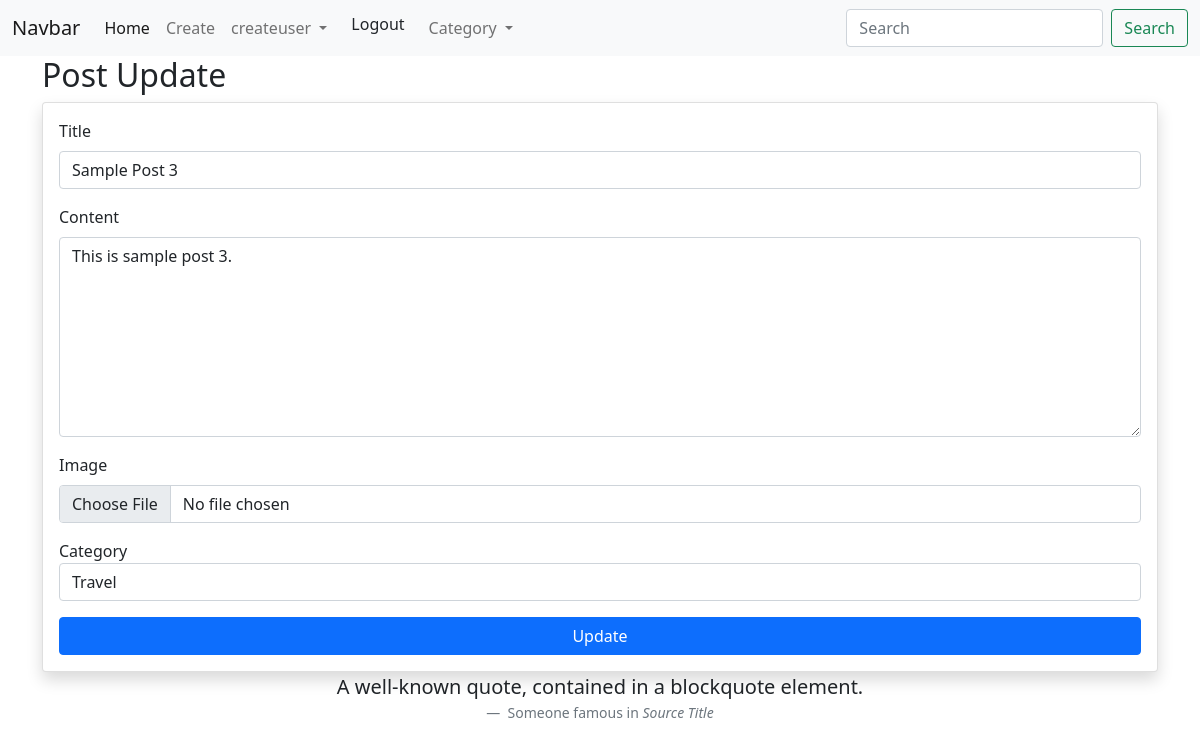
Page /blog/update/6/ (signed in) on the committed database.
### my_blog/models.py (models this page shows, shortened)
class PostModel(models.Model):
    id = models.AutoField(primary_key=True)
    title = models.CharField(max_length=100)
    content = models.TextField(default=None)
    image = models.ImageField(default=None)
    author = models.ForeignKey(User,on_delete=models.CASCADE)
    category = models.ForeignKey(CategoryModel, on_delete=models.CASCADE)
    created_date = models.DateTimeField(default=datetime.now)

class CategoryModel(models.Model):
    id = models.AutoField(primary_key=True)
    name = models.CharField(max_length=100)
    description = models.TextField(default=None)
    create_date = models.DateTimeField(default=datetime.now)

### my_blog/views.py (the view, shortened to what this page needs)
# urls.py: path('update/<int:p_id>/', postupdate, name= "postupdate"),
@permission_required('my_blog.change_postmodel', login_url='/login')
def postupdate(request, p_id):
    if request.method == "GET":
        post = PostModel.objects.get(id=p_id)
        category = CategoryModel.objects.all()
        return render(request, 'postupdate.html', {'post':post, 'category':category})

### util/context_processors.py (called while the page is built)
def allCategory(request):
    category = CategoryModel.objects.all()
    return {'categories':category}

### my_blog/templates/postupdate.html (shortened to what this page needs)
{% extends 'base.html' %}
{% block body %}
<div class="container">
    <h2>Post Update</h2>
    <form method="POST" class="card p-3 shadow" enctype="multipart/form-data">
        <div class="mb-3">
          <label class="form-label">Title</label>
          <input  type="text" value="{{post.title}}" class="form-control" name="title" required>
        </div>
        <div class="mb-3">
          <label class="form-label">Content</label>
          <textarea name="content" style="height:200px;" class="form-control" required>{{post.content}}</textarea>
        </div>
        <div class="mb-3">
          <label class="form-label">Image</label>
          <input type="file" class="form-control" name="image">
        </div>
        <div class="mb-3">
          <lable class="form-label">Category</lable>
          <select name="category" class="form-control" required>
            {% for c in category %}
                <option {% if c.id == post.category_id %} selected {% endif %} value="{{c.id}}">{{c.name}}</option>
            {% endfor %}
          </select>
          </div>
        <button type="submit" name="submit" class="btn btn-primary">Update</button>
      </form>
</div>
{% endblock %}

### templates/header.html (shortened to what this page needs)
<nav class="navbar navbar-expand-lg navbar-light bg-light">
    <div class="container-fluid">
      <a class="navbar-brand" href="#">Navbar</a>
      <div class="collapse navbar-collapse" id="navbarSupportedContent">
        <ul class="navbar-nav me-auto mb-2 mb-lg-0">
          <li class="nav-item">
            <a class="nav-link active" href="/blog/list/">Home</a>
          </li>
          <li class="nav-item">
            <a class="nav-link" href="/blog/create/">Create</a>
          </li>
          {% if user.is_authenticated %}
          <li class="nav-item dropdown">
            <a class="nav-link dropdown-toggle" href="#" id="navbarDropdown" role="button" data-bs-toggle="dropdown" aria-expanded="false">
            {{user.username}}
            </a>
          </li>
          <li><a class="dropdown-item" href="/logout">Logout</a></li>
          {% endif %}
          <li class="nav-item dropdown">
            <a class="nav-link dropdown-toggle" href="#" id="navbarDropdown" role="button" data-bs-toggle="dropdown" aria-expanded="false">
            Category
            </a>
          </li>
        </ul>
        <form method="GET"action="{% url 'postlist' %}" class="d-flex">
          <input name="search" required class="form-control me-2" type="search" placeholder="Search" aria-label="Search">
          <button class="btn btn-outline-success" type="submit">Search</button>
        </form>
      </div>
    </div>
  </nav>

### rows in the picture
PostModel: title "Sample Post 3", content "This is sample post 3.", category "Travel"

### other values in the picture
{{ user.username }} "createuser"
